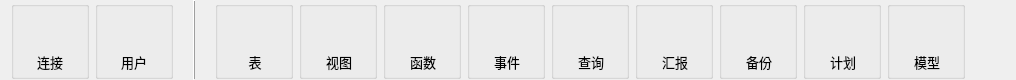
     <widget class="QFrame" name="horizontalFrame">
      <property name="sizePolicy">
       <sizepolicy hsizetype="Preferred" vsizetype="Fixed">
        <horstretch>0</horstretch>
        <verstretch>0</verstretch>
       </sizepolicy>
      </property>
      <property name="minimumSize">
       <size>
        <width>0</width>
        <height>80</height>
       </size>
      </property>
      <property name="maximumSize">
       <size>
        <width>16777215</width>
        <height>80</height>
       </size>
      </property>
      <layout class="QHBoxLayout" name="horizontalLayout">
       <property name="topMargin">
        <number>0</number>
       </property>
       <property name="bottomMargin">
        <number>0</number>
       </property>
       <item>
        <widget class="QGroupBox" name="groupBox">
         <property name="minimumSize">
          <size>
           <width>78</width>
           <height>78</height>
          </size>
         </property>
         <property name="maximumSize">
          <size>
           <width>78</width>
           <height>78</height>
          </size>
         </property>
         <layout class="QVBoxLayout" name="verticalLayout_6">
          <item>
           <widget class="QLabel" name="label_11">
            <property name="minimumSize">
             <size>
              <width>0</width>
              <height>35</height>
             </size>
            </property>
            <property name="maximumSize">
             <size>
              <width>16777215</width>
              <height>45</height>
             </size>
            </property>
            <property name="text">
             <string/>
            </property>
            <property name="pixmap">
             <pixmap resource="navi.qrc">:/img/imamges/favicon.ico</pixmap>
            </property>
            <property name="alignment">
             <set>Qt::AlignCenter</set>
            </property>
           </widget>
          </item>
          <item>
           <widget class="QLabel" name="label_12">
            <property name="minimumSize">
             <size>
              <width>0</width>
              <height>33</height>
             </size>
            </property>
            <property name="maximumSize">
             <size>
              <width>16777215</width>
              <height>33</height>
             </size>
            </property>
            <property name="font">
             <font>
              <pointsize>10</pointsize>
              <weight>50</weight>
              <bold>false</bold>
             </font>
            </property>
            <property name="text">
             <string>连接</string>
            </property>
            <property name="alignment">
             <set>Qt::AlignCenter</set>
            </property>
            <property name="margin">
             <number>3</number>
            </property>
           </widget>
          </item>
         </layout>
        </widget>
       </item>
       <item>
        <widget class="QGroupBox" name="groupBox">
         <property name="minimumSize">
          <size>
           <width>78</width>
           <height>78</height>
          </size>
         </property>
         <property name="maximumSize">
          <size>
           <width>78</width>
           <height>78</height>
          </size>
         </property>
         <layout class="QVBoxLayout" name="verticalLayout_16">
          <item>
           <widget class="QLabel" name="label_45">
            <property name="minimumSize">
             <size>
              <width>0</width>
              <height>45</height>
             </size>
            </property>
            <property name="maximumSize">
             <size>
              <width>16777215</width>
              <height>45</height>
             </size>
            </property>
            <property name="text">
             <string/>
            </property>
            <property name="pixmap">
             <pixmap resource="navi.qrc">:/img/imamges/NICON_USER.ico</pixmap>
            </property>
            <property name="alignment">
             <set>Qt::AlignCenter</set>
            </property>
           </widget>
          </item>
          <item>
           <widget class="QLabel" name="label_46">
            <property name="minimumSize">
             <size>
              <width>0</width>
              <height>33</height>
             </size>
            </property>
            <property name="maximumSize">
             <size>
              <width>16777215</width>
              <height>33</height>
             </size>
            </property>
            <property name="font">
             <font>
              <pointsize>10</pointsize>
              <weight>50</weight>
              <bold>false</bold>
             </font>
            </property>
            <property name="text">
             <string>用户</string>
            </property>
            <property name="alignment">
             <set>Qt::AlignCenter</set>
            </property>
           </widget>
          </item>
         </layout>
        </widget>
       </item>
       <item>
        <widget class="QFrame" name="frame">
         <property name="minimumSize">
          <size>
           <width>30</width>
           <height>0</height>
          </size>
         </property>
         <property name="maximumSize">
          <size>
           <width>30</width>
           <height>16777215</height>
          </size>
         </property>
         <property name="frameShape">
          <enum>QFrame::VLine</enum>
         </property>
         <property name="frameShadow">
          <enum>QFrame::Raised</enum>
         </property>
        </widget>
       </item>
       <item>
        <widget class="QGroupBox" name="groupBox">
         <property name="minimumSize">
          <size>
           <width>78</width>
           <height>78</height>
          </size>
         </property>
         <property name="maximumSize">
          <size>
           <width>78</width>
           <height>78</height>
          </size>
         </property>
         <layout class="QVBoxLayout" name="verticalLayout_12">
          <property name="leftMargin">
           <number>11</number>
          </property>
          <item>
           <widget class="QLabel" name="label_23">
            <property name="minimumSize">
             <size>
              <width>0</width>
              <height>45</height>
             </size>
            </property>
            <property name="maximumSize">
             <size>
              <width>16777215</width>
              <height>45</height>
             </size>
            </property>
            <property name="text">
             <string/>
            </property>
            <property name="pixmap">
             <pixmap resource="navi.qrc">:/img/imamges/NICON_TABLE.ico</pixmap>
            </property>
            <property name="alignment">
             <set>Qt::AlignCenter</set>
            </property>
           </widget>
          </item>
          <item>
           <widget class="QLabel" name="label_24">
            <property name="minimumSize">
             <size>
              <width>0</width>
              <height>33</height>
             </size>
            </property>
            <property name="maximumSize">
             <size>
              <width>16777215</width>
              <height>33</height>
             </size>
            </property>
            <property name="font">
             <font>
              <pointsize>10</pointsize>
              <weight>50</weight>
              <bold>false</bold>
             </font>
            </property>
            <property name="text">
             <string>表</string>
            </property>
            <property name="alignment">
             <set>Qt::AlignCenter</set>
            </property>
           </widget>
          </item>
         </layout>
        </widget>
       </item>
       <item>
        <widget class="QGroupBox" name="groupBox">
         <property name="minimumSize">
          <size>
           <width>78</width>
           <height>78</height>
          </size>
         </property>
         <property name="maximumSize">
          <size>
           <width>78</width>
           <height>78</height>
          </size>
         </property>
         <layout class="QVBoxLayout" name="verticalLayout_15">
          <property name="leftMargin">
           <number>11</number>
          </property>
          <item>
           <widget class="QLabel" name="label_43">
            <property name="minimumSize">
             <size>
              <width>0</width>
              <height>45</height>
             </size>
            </property>
            <property name="maximumSize">
             <size>
              <width>16777215</width>
              <height>45</height>
             </size>
            </property>
            <property name="text">
             <string/>
            </property>
            <property name="pixmap">
             <pixmap resource="navi.qrc">:/img/imamges/NICON_VIEW.ico</pixmap>
            </property>
            <property name="alignment">
             <set>Qt::AlignCenter</set>
            </property>
           </widget>
          </item>
          <item>
           <widget class="QLabel" name="label_44">
            <property name="minimumSize">
             <size>
              <width>0</width>
              <height>33</height>
             </size>
            </property>
            <property name="maximumSize">
             <size>
              <width>16777215</width>
              <height>33</height>
             </size>
            </property>
            <property name="font">
             <font>
              <pointsize>10</pointsize>
              <weight>50</weight>
              <bold>false</bold>
             </font>
            </property>
            <property name="text">
             <string>视图</string>
            </property>
            <property name="alignment">
             <set>Qt::AlignCenter</set>
            </property>
           </widget>
          </item>
         </layout>
        </widget>
       </item>
       <item>
        <widget class="QGroupBox" name="groupBox">
         <property name="minimumSize">
          <size>
           <width>78</width>
           <height>78</height>
          </size>
         </property>
         <property name="maximumSize">
          <size>
           <width>78</width>
           <height>78</height>
          </size>
         </property>
         <layout class="QVBoxLayout" name="verticalLayout_4">
          <property name="leftMargin">
           <number>11</number>
          </property>
          <item>
           <widget class="QLabel" name="label_7">
            <property name="minimumSize">
             <size>
              <width>0</width>
              <height>45</height>
             </size>
            </property>
            <property name="maximumSize">
             <size>
              <width>16777215</width>
              <height>45</height>
             </size>
            </property>
            <property name="text">
             <string/>
            </property>
            <property name="pixmap">
             <pixmap resource="navi.qrc">:/img/imamges/NICON_FUNCTION.ico</pixmap>
            </property>
            <property name="alignment">
             <set>Qt::AlignCenter</set>
            </property>
           </widget>
          </item>
          <item>
           <widget class="QLabel" name="label_8">
            <property name="minimumSize">
             <size>
              <width>0</width>
              <height>33</height>
             </size>
            </property>
            <property name="maximumSize">
             <size>
              <width>16777215</width>
              <height>33</height>
             </size>
            </property>
            <property name="font">
             <font>
              <pointsize>10</pointsize>
              <weight>50</weight>
              <bold>false</bold>
             </font>
            </property>
            <property name="text">
             <string>函数</string>
            </property>
            <property name="alignment">
             <set>Qt::AlignCenter</set>
            </property>
           </widget>
          </item>
         </layout>
        </widget>
       </item>
       <item>
        <widget class="QGroupBox" name="groupBox">
         <property name="minimumSize">
          <size>
           <width>78</width>
           <height>78</height>
          </size>
         </property>
         <property name="maximumSize">
          <size>
           <width>78</width>
           <height>78</height>
          </size>
         </property>
         <layout class="QVBoxLayout" name="verticalLayout_8">
          <property name="leftMargin">
           <number>11</number>
          </property>
          <item>
           <widget class="QLabel" name="label_15">
            <property name="minimumSize">
             <size>
              <width>0</width>
              <height>45</height>
             </size>
            </property>
            <property name="maximumSize">
             <size>
              <width>16777215</width>
              <height>45</height>
             </size>
            </property>
            <property name="text">
             <string/>
            </property>
            <property name="pixmap">
             <pixmap resource="navi.qrc">:/img/imamges/NICON_EVENT.ico</pixmap>
            </property>
            <property name="alignment">
             <set>Qt::AlignCenter</set>
            </property>
           </widget>
          </item>
          <item>
           <widget class="QLabel" name="label_16">
            <property name="minimumSize">
             <size>
              <width>0</width>
              <height>33</height>
             </size>
            </property>
            <property name="maximumSize">
             <size>
              <width>16777215</width>
              <height>33</height>
             </size>
            </property>
            <property name="font">
             <font>
              <pointsize>10</pointsize>
              <weight>50</weight>
              <bold>false</bold>
             </font>
            </property>
            <property name="text">
             <string>事件</string>
            </property>
            <property name="alignment">
             <set>Qt::AlignCenter</set>
            </property>
           </widget>
          </item>
         </layout>
        </widget>
       </item>
       <item>
        <widget class="QGroupBox" name="groupBox">
         <property name="minimumSize">
          <size>
           <width>78</width>
           <height>78</height>
          </size>
         </property>
         <property name="maximumSize">
          <size>
           <width>78</width>
           <height>78</height>
          </size>
         </property>
         <layout class="QVBoxLayout" name="verticalLayout_11">
          <property name="leftMargin">
           <number>11</number>
          </property>
          <item>
           <widget class="QLabel" name="label_21">
            <property name="minimumSize">
             <size>
              <width>0</width>
              <height>45</height>
             </size>
            </property>
            <property name="maximumSize">
             <size>
              <width>16777215</width>
              <height>45</height>
             </size>
            </property>
            <property name="text">
             <string/>
            </property>
            <property name="pixmap">
             <pixmap resource="navi.qrc">:/img/imamges/NICON_QUERY.ico</pixmap>
            </property>
            <property name="alignment">
             <set>Qt::AlignCenter</set>
            </property>
           </widget>
          </item>
          <item>
           <widget class="QLabel" name="label_22">
            <property name="minimumSize">
             <size>
              <width>0</width>
              <height>33</height>
             </size>
            </property>
            <property name="maximumSize">
             <size>
              <width>16777215</width>
              <height>33</height>
             </size>
            </property>
            <property name="font">
             <font>
              <pointsize>10</pointsize>
              <weight>50</weight>
              <bold>false</bold>
             </font>
            </property>
            <property name="text">
             <string>查询</string>
            </property>
            <property name="alignment">
             <set>Qt::AlignCenter</set>
            </property>
           </widget>
          </item>
         </layout>
        </widget>
       </item>
       <item>
        <widget class="QGroupBox" name="groupBox">
         <property name="minimumSize">
          <size>
           <width>78</width>
           <height>78</height>
          </size>
         </property>
         <property name="maximumSize">
          <size>
           <width>78</width>
           <height>78</height>
          </size>
         </property>
         <layout class="QVBoxLayout" name="verticalLayout_10">
          <property name="leftMargin">
           <number>11</number>
          </property>
          <item>
           <widget class="QLabel" name="label_19">
            <property name="minimumSize">
             <size>
              <width>0</width>
              <height>45</height>
             </size>
            </property>
            <property name="maximumSize">
             <size>
              <width>16777215</width>
              <height>45</height>
             </size>
            </property>
            <property name="text">
             <string/>
            </property>
            <property name="pixmap">
             <pixmap resource="navi.qrc">:/img/imamges/NICON_REPORT.ico</pixmap>
            </property>
            <property name="alignment">
             <set>Qt::AlignCenter</set>
            </property>
           </widget>
          </item>
          <item>
           <widget class="QLabel" name="label_20">
            <property name="minimumSize">
             <size>
              <width>0</width>
              <height>33</height>
             </size>
            </property>
            <property name="maximumSize">
             <size>
              <width>16777215</width>
              <height>33</height>
             </size>
            </property>
            <property name="font">
             <font>
              <pointsize>10</pointsize>
              <weight>50</weight>
              <bold>false</bold>
             </font>
            </property>
            <property name="text">
             <string>汇报</string>
            </property>
            <property name="alignment">
             <set>Qt::AlignCenter</set>
            </property>
           </widget>
          </item>
         </layout>
        </widget>
       </item>
       <item>
        <widget class="QGroupBox" name="groupBox">
         <property name="minimumSize">
          <size>
           <width>78</width>
           <height>78</height>
          </size>
         </property>
         <property name="maximumSize">
          <size>
           <width>78</width>
           <height>78</height>
          </size>
         </property>
         <layout class="QVBoxLayout" name="verticalLayout_3">
          <property name="leftMargin">
           <number>11</number>
          </property>
          <item>
           <widget class="QLabel" name="label_5">
            <property name="minimumSize">
             <size>
              <width>0</width>
              <height>45</height>
             </size>
            </property>
            <property name="maximumSize">
             <size>
              <width>16777215</width>
              <height>45</height>
             </size>
            </property>
            <property name="text">
             <string/>
            </property>
            <property name="pixmap">
             <pixmap resource="navi.qrc">:/img/imamges/NICON_BACKUP.ico</pixmap>
            </property>
            <property name="alignment">
             <set>Qt::AlignCenter</set>
            </property>
           </widget>
          </item>
          <item>
           <widget class="QLabel" name="label_6">
            <property name="minimumSize">
             <size>
              <width>0</width>
              <height>33</height>
             </size>
            </property>
            <property name="maximumSize">
             <size>
              <width>16777215</width>
              <height>33</height>
             </size>
            </property>
            <property name="font">
             <font>
              <pointsize>10</pointsize>
              <weight>50</weight>
              <bold>false</bold>
             </font>
            </property>
            <property name="text">
             <string>备份</string>
            </property>
            <property name="alignment">
             <set>Qt::AlignCenter</set>
            </property>
           </widget>
          </item>
         </layout>
        </widget>
       </item>
       <item>
        <widget class="QGroupBox" name="groupBox">
         <property name="minimumSize">
          <size>
           <width>78</width>
           <height>78</height>
          </size>
         </property>
         <property name="maximumSize">
          <size>
           <width>78</width>
           <height>78</height>
          </size>
         </property>
         <layout class="QVBoxLayout" name="verticalLayout_7">
          <property name="leftMargin">
           <number>11</number>
          </property>
          <item>
           <widget class="QLabel" name="label_13">
            <property name="minimumSize">
             <size>
              <width>0</width>
              <height>35</height>
             </size>
            </property>
            <property name="maximumSize">
             <size>
              <width>16777215</width>
              <height>45</height>
             </size>
            </property>
            <property name="text">
             <string/>
            </property>
            <property name="pixmap">
             <pixmap resource="navi.qrc">:/img/imamges/favicon (2).ico</pixmap>
            </property>
            <property name="alignment">
             <set>Qt::AlignCenter</set>
            </property>
           </widget>
          </item>
          <item>
           <widget class="QLabel" name="label_14">
            <property name="minimumSize">
             <size>
              <width>0</width>
              <height>33</height>
             </size>
            </property>
            <property name="maximumSize">
             <size>
              <width>16777215</width>
              <height>33</height>
             </size>
            </property>
            <property name="font">
             <font>
              <pointsize>10</pointsize>
              <weight>50</weight>
              <bold>false</bold>
             </font>
            </property>
            <property name="text">
             <string>计划</string>
            </property>
            <property name="alignment">
             <set>Qt::AlignCenter</set>
            </property>
           </widget>
          </item>
         </layout>
        </widget>
       </item>
       <item>
        <widget class="QGroupBox" name="groupBox">
         <property name="minimumSize">
          <size>
           <width>78</width>
           <height>78</height>
          </size>
         </property>
         <property name="maximumSize">
          <size>
           <width>78</width>
           <height>78</height>
          </size>
         </property>
         <layout class="QVBoxLayout" name="verticalLayout_9">
          <property name="leftMargin">
           <number>11</number>
          </property>
          <item>
           <widget class="QLabel" name="label_17">
            <property name="minimumSize">
             <size>
              <width>0</width>
              <height>45</height>
             </size>
            </property>
            <property name="maximumSize">
             <size>
              <width>16777215</width>
              <height>45</height>
             </size>
            </property>
            <property name="text">
             <string/>
            </property>
            <property name="pixmap">
             <pixmap resource="navi.qrc">:/img/imamges/NICON_MODEL.ico</pixmap>
            </property>
            <property name="alignment">
             <set>Qt::AlignCenter</set>
            </property>
           </widget>
          </item>
          <item>
           <widget class="QLabel" name="label_18">
            <property name="minimumSize">
             <size>
              <width>0</width>
              <height>33</height>
             </size>
            </property>
            <property name="maximumSize">
             <size>
              <width>16777215</width>
              <height>33</height>
             </size>
            </property>
            <property name="font">
             <font>
              <pointsize>10</pointsize>
              <weight>50</weight>
              <bold>false</bold>
             </font>
            </property>
            <property name="text">
             <string>模型</string>
            </property>
            <property name="alignment">
             <set>Qt::AlignCenter</set>
            </property>
           </widget>
          </item>
         </layout>
        </widget>
       </item>
       <item>
        <spacer name="horizontalSpacer_3">
         <property name="orientation">
          <enum>Qt::Horizontal</enum>
         </property>
         <property name="sizeHint" stdset="0">
          <size>
           <width>40</width>
           <height>20</height>
          </size>
         </property>
        </spacer>
       </item>
      </layout>
     </widget>
